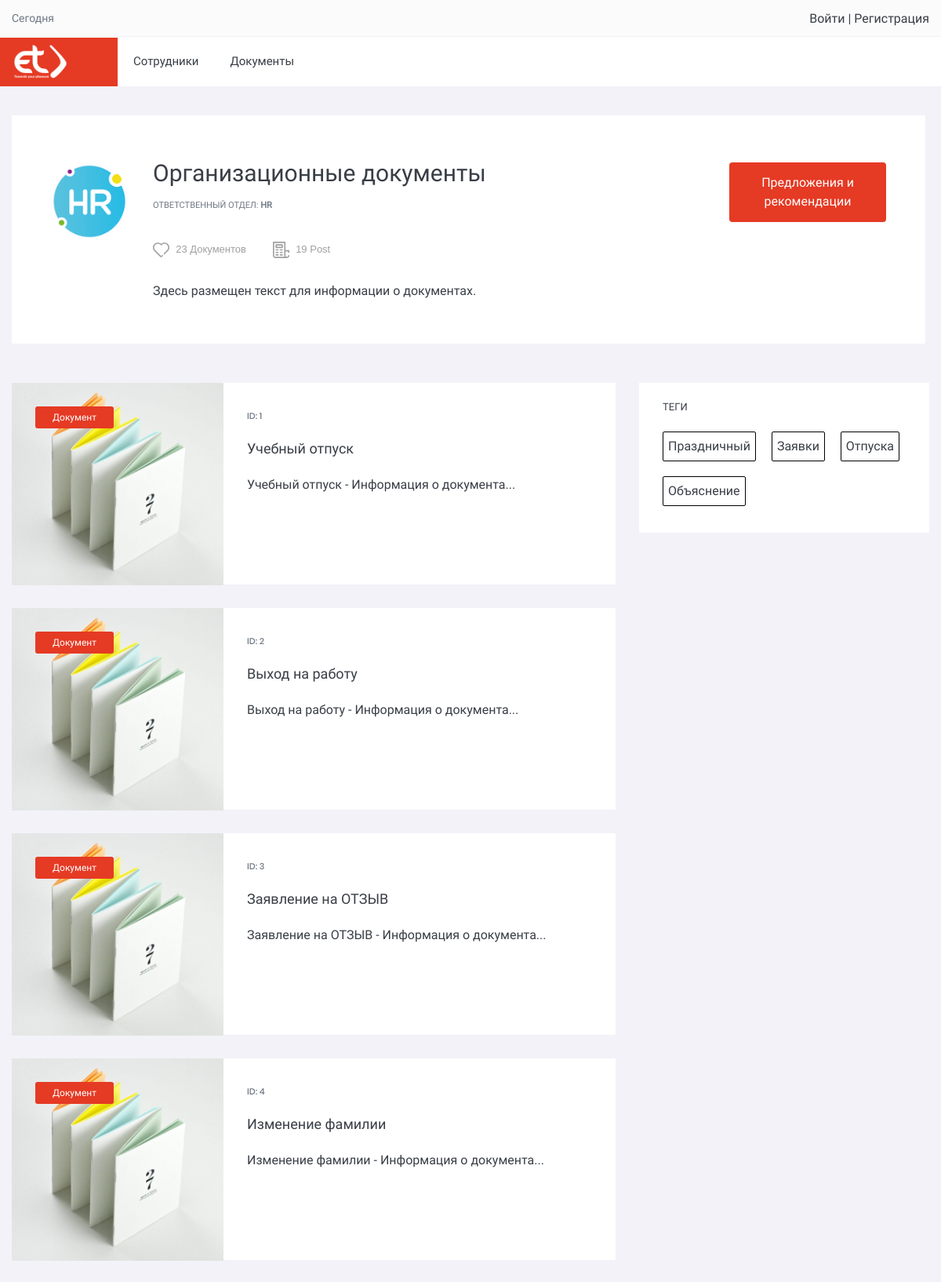
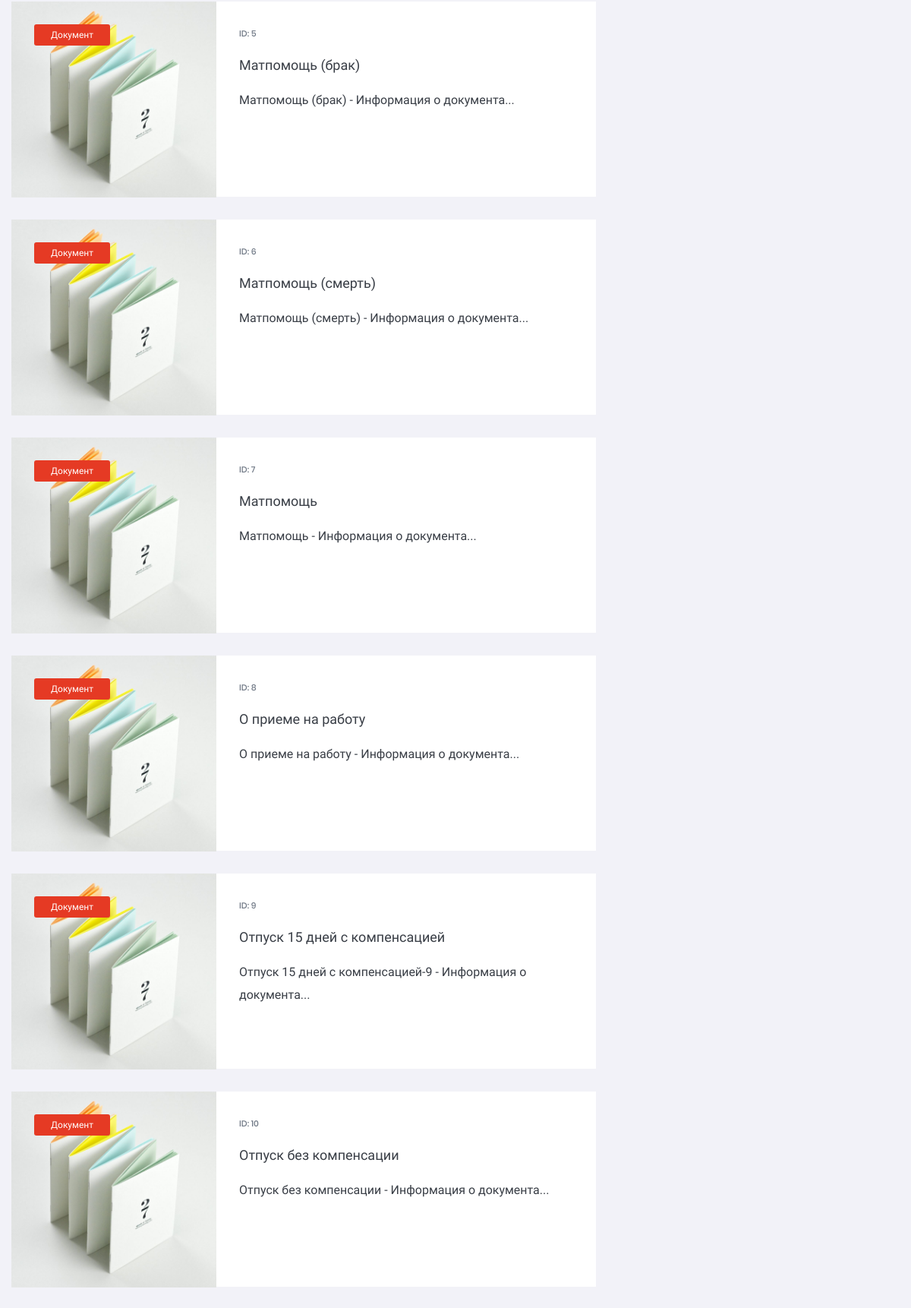
The page /docs/ (upper part) on the database its author committed (2 pictures, top to bottom).
### app/models.py (models this page shows, shortened)
class Doc(db.Model):
    id = db.Column(db.Integer, primary_key=True)
    title = db.Column(db.String(200), nullable=False)
    slug = db.Column(db.String(200), nullable=False)
    content = db.Column(db.Text, nullable=False)
    image = db.Column(db.String(100), nullable=True)
    file = db.Column(db.String(100), nullable=True)
    isActive = db.Column(db.Boolean, default=True)
    created_at = db.Column(db.DateTime, nullable=False, default=datetime.utcnow)

### app/views.py (the view)
@app.route('/docs/')
def docs():
    docs = Doc.query.filter_by(isActive=True).all()
    return render_template('docs.html', docs=docs)

### app/templates/docs.html (shortened to what this page needs)
{% extends '/layout.html' %}
{% block body %}
<div id="section-contents">
    	<div class="container">
    		<div class="row">
    			<div class="col-12">
					<div class="block-style-15">
						<div class="content-wrapper">
							<div class="left">
								<div class="thumbnail-img">
									<img class="img-fluid" src="{{ url_for('static', filename='/images/hr2.png') }}" alt="Zola">
								</div>
								<div class="details">
									<h2 class="font">Организационные документы</h2>
									<h6 class="font">Ответственный отдел: <b>HR</b></h6>
									<div class="followers-post">
										<div class="item">
					    					<a href="#">
												<span class="font" style="font-family: sans-serif !important;">23 Документов</span>
											</a>
					    				</div>
					    				<div class="item">
					    					<a href="#">
												<span class="font" style="font-family: sans-serif !important;">19 Post</span>
											</a>
					    				</div>
					    			</div>
									<p class="font">Здесь размещен текст для информации о документах.</p>
								</div>
							</div>
							<div class="right">
								<div class="follow-btn">
			    					<a class="btn font" href="#">Предложения и рекомендации</a>
			    				</div>
							</div>
						</div>
					</div>
				</div>
				<div class="ts-space50"></div>
    			<div class="col-12 col-lg-8">
    				<div class="row">
		    			<div class="col-12">
                            {% for doc in docs %}
			    			    <div class="block-style-14">
								<div class="contents">
									<div class="thumbnail-1">
										<span class="bg-orange font">Документ</span>
										<a href="/doc/{{doc.id}}">
											<img src="{{ url_for('static', filename='/images/doc/2.jpg')}}" alt="Zola">
										</a>
									</div>
									<div class="content-wrapper">
										<span>ID: {{ doc.id }}</span><br>
										<div class="title">
											<a href="/doc/{{doc.id}}">
												<h2 class="font">{{ doc.title }}</h2>
											</a>
										</div>
										<div class="desc">
											<p>{{ doc.content }}</p>
										</div>
									</div>
								</div>
							</div>
                            {% endfor %}
						</div>
		    		</div>
	    		</div>
    			<div class="col-12 col-lg-4">
    				<div class="block-style-5">
						<div class="block-title">
							<h3 class="font">ТЕГИ</h3>
						</div>
						<div class="block-content">
							<div class="block-wrapper">
								<ul>
									<a href="#"><li style="border: 1px solid black; padding: 6px; border-radius: 2px;">Праздничный</li></a>
									<a href="#"><li style="border: 1px solid black; padding: 6px; border-radius: 2px;">Заявки</li></a>
									<a href="#"><li style="border: 1px solid black; padding: 6px; border-radius: 2px;">Отпуска</li></a>
									<a href="#"><li style="border: 1px solid black; padding: 6px; border-radius: 2px;">Объяснение</li></a>
								</ul>
							</div>
						</div>
					</div>
					<div class="ts-space50"></div>
					<div class="ts-space50"></div>
    			</div>
    		</div>
    	</div>
    </div>
{% endblock %}

### app/templates/layout.html (shortened to what this page needs)
<!doctype html>
<html lang="en">
<head>
    <link rel="stylesheet" href="{{ url_for('static', filename='css/bootstrap.min.css')}}" type="text/css">
    <link rel="stylesheet" href="{{ url_for('static', filename='css/swiper.min.css')}}" type="text/css">
    <link rel="stylesheet" href="{{ url_for('static', filename='fonts/fontawesome/font-awesome.min.css')}}">
    <link rel="stylesheet" href="{{ url_for('static', filename='css/owl.carousel.min.css')}}" type="text/css">
    <link rel="stylesheet" href="{{ url_for('static', filename='css/owl.theme.default.min.css')}}" type="text/css">
    <link rel="stylesheet" href="{{ url_for('static', filename='css/animate.min.css')}}" type="text/css">
    <link rel="stylesheet" href="{{ url_for('static', filename='css/nprogress.css')}}" type="text/css">
	<link rel="stylesheet" href="{{ url_for('static', filename='css/croppie.css')}}" />
    <link rel="stylesheet" href="{{ url_for('static', filename='css/style.css')}}" type="text/css">
    <link rel="stylesheet" href="{{ url_for('static', filename='css/imageuploadify.min.css')}}" type="text/css">
</head>
<body id="body">
    <header class="header-01">
    	<div class="topbar-01">
    		<div class="container">
    			<div class="row">
    				<div class="left col-6">
		    			<div class="today">
		    				<p>Сегодня</p>
		    			</div>
		    		</div>
		    		<div class="right col-6">
						{% if current_user.is_authenticated %}
						<div class="user-profile">
							<img src="{{ url_for('static', filename='/images/user1.jpg')}}" alt="Zola">
		    				<p>{{ current_user.name }} <i class="fa fa-chevron-down"></i></p>
		    				<div class="user-menu">
		    					<ul>
		    						<li><a href="/profile">Профиль</a></li>
		    						<li><a href="/my-articles">Мои статьи</a></li>
		    						<li><a href="/logout">Выйти</a></li>
		    					</ul>
		    				</div>
						</div>
							{% else: %}
						<div class="user-profile" style="top:12px;">
							<a href="/login">Войти | Регистрация</a>
						</div>
							{% endif %}
		    		</div>
    			</div>
    		</div>
    	</div>
		<nav class="navbar-menu navbar navbar-expand-lg">
	        <div class="container navbar-container">
	            <a class="navbar-brand background-logo" style="padding-top: 0 !important; padding-bottom: 0 !important;" href="/"><img src="{{ url_for('static', filename='images/etc-logo.png')}}" style="width: 72px;" alt="Zola"></a>
	            <div class="collapse navbar-collapse" id="navbarSupportedContent">
	                <ul class="navbar-nav mr-auto">
	                	<li class="nav-item">
		                    <a href="/users/" class="nav-link" style="font-size: 15px;
    font-family: revert;">Сотрудники</a>
		                </li>
		                <li class="nav-item">
		                    <a href="/docs/" class="nav-link" style="font-size: 15px;
    font-family: revert;">Документы</a>
		                </li>
	                </ul>
	            </div>
	        </div>
    	</nav>
    </header>
    {% block body %} {% endblock %}
</body>
</html>

### rows shown on the page
Doc: id "1", title "Учебный отпуск", content "Учебный отпуск - Информация о документа..."
Doc: id "2", title "Выход на работу", content "Выход на работу - Информация о документа..."
Doc: id "3", title "Заявление на ОТЗЫВ", content "Заявление на ОТЗЫВ - Информация о документа..."
Doc: id "4", title "Изменение фамилии", content "Изменение фамилии - Информация о документа..."
Doc: id "5", title "Матпомощь (брак)", content "Матпомощь (брак) - Информация о документа..."
Doc: id "6", title "Матпомощь (смерть)", content "Матпомощь (смерть) - Информация о документа..."
Doc: id "7", title "Матпомощь", content "Матпомощь - Информация о документа..."
Doc: id "8", title "О приеме на работу", content "О приеме на работу - Информация о документа..."
Doc: id "9", title "Отпуск 15 дней с компенсацией", content "Отпуск 15 дней с компенсацией-9 - Информация о документа..."
Doc: id "10", title "Отпуск без компенсации", content "Отпуск без компенсации - Информация о документа..."
